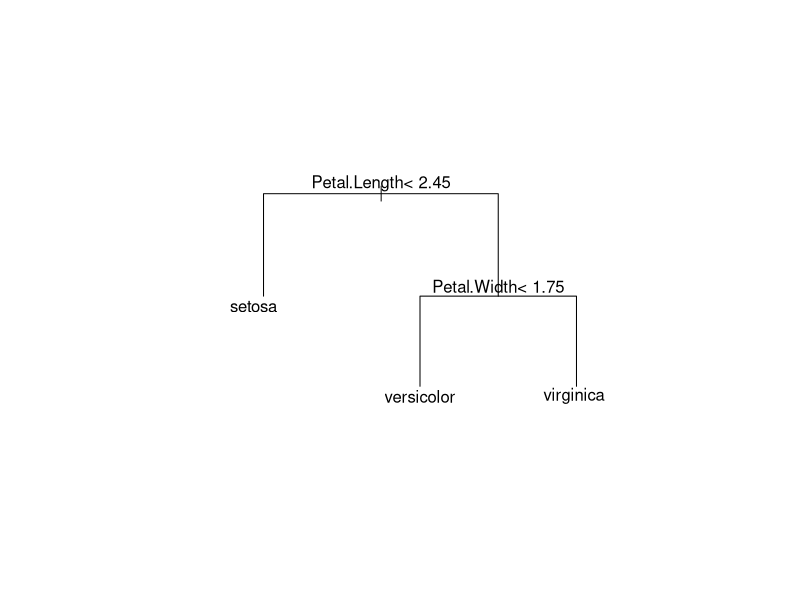
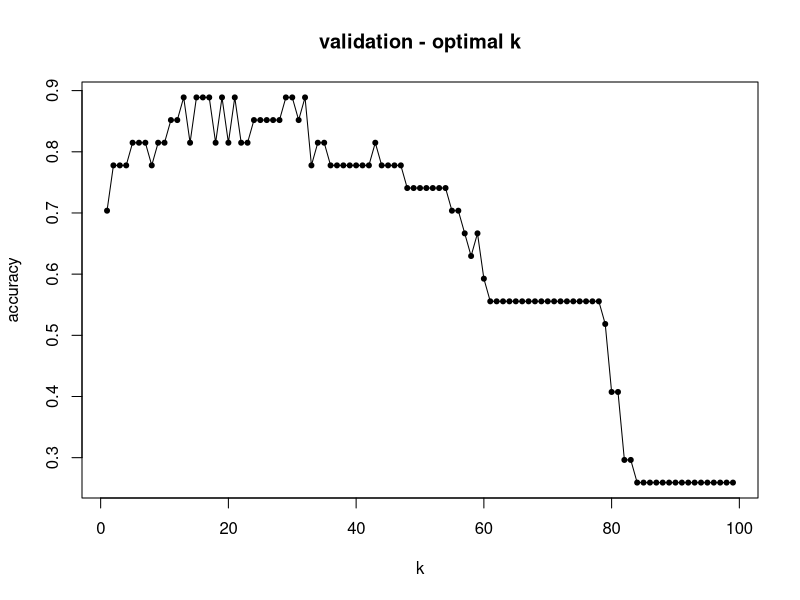

Here is the R script that generated these plots, in order:
# 데이터 탐색
str(iris)
head(iris)
summary(iris)

# 분석 모형 구축
library(rpart)
md = rpart(Species ~. , data=iris)
md

plot(md, compress=TRUE, margin=0.5)
text(md, cex=1)

# 분석 모형 평가 
ls(md)
md$cptable

# 혼동 행렬
# install.packages('caret')
library(caret)
tree_pred = predict(
    md, newdata = iris, type = "class"
)
confusionMatrix(iris$Species, tree_pred)


# SVM
install.packages('e1071')
library(e1071)

model = svm(Species ~., data=iris)
model

pred = predict(model, iris)
library(caret)
confusionMatrix(iris$Species, pred)

# KNN
# install.packages('class')
library(class)

# 데이터 세트
data = iris[, c('Sepal.Length', 'Sepal.Width', 'Species')]
set.seed(1234)

# 변수 할당
idx = sample(
    x=c('train', 'valid', 'test'),
    size=nrow(data),
    replace=TRUE, prob=c(3,1,1))
train = data[idx == 'train',]
valid = data[idx == 'valid',]
test = data[idx == 'test',]

train_x = train[, -3]
valid_x = valid[, -3]
test_x = test[, -3]

train_y = train[, 3]
valid_y = valid[, 3]
test_y = test[, 3]

# 변수 선택
accuracy_k = NULL
for(i in c(1:nrow(train_x))){

    set.seed(1234)
    knn_k = knn(
        train = train_x,
        test = valid_x,
        cl = train_y, k = i
    )
    accuracy_k = c(
        accuracy_k, 
        sum(knn_k==valid_y) / length(valid_y))
}
valid_k = data.frame(
    k = c(1:nrow(train_x)),
    accuracy = accuracy_k)

plot(
    formula = accuracy ~ k,
    data = valid_k,
    type = 'o',
    pch = 20,
    main = 'validation - optimal k'
)

# 분류 정확도 최적화

min(valid_k[
    valid_k$accuracy %in% 
    max(accuracy_k), 'k'])
max(accuracy_k)

# 모형 평가
library(caret)
library(e1071)
knn_13 = knn(
    train = train_x,
    test= test_x,
    cl = train_y, k = 13 
)
confusionMatrix(knn_13, test_y)

# ANN

# 전처리
install.packages('nnet')
library(nnet)

data(iris)
iris.scaled = cbind(
    scale(iris[-5]),
    iris[5])

set.seed(1234)

index = c(
    sample(1:50, size=35),
    sample(51:100, size=35),
    sample(101:150, size=35)
)
train = iris.scaled[index,]
test = iris.scaled[-index,]

# 분석 모형 구축
set.seed(1234)
model.nnet = nnet(
    Species~.,
    data=train,
    size=2,
    maxit=200,
    decay=5e-04
)

summary(model.nnet)


# 나이브 베이즈 기법

library(e1071)
train_data = sample(1:150, size=100)

naive_model = naiveBayes(
    Species ~., data = iris,
    subset=train_data
)
naive_model

# 분석 모형 평가
library(caret)
pred= predict(naive_model, newdata=iris)
confusionMatrix(
    pred, iris$Species
)